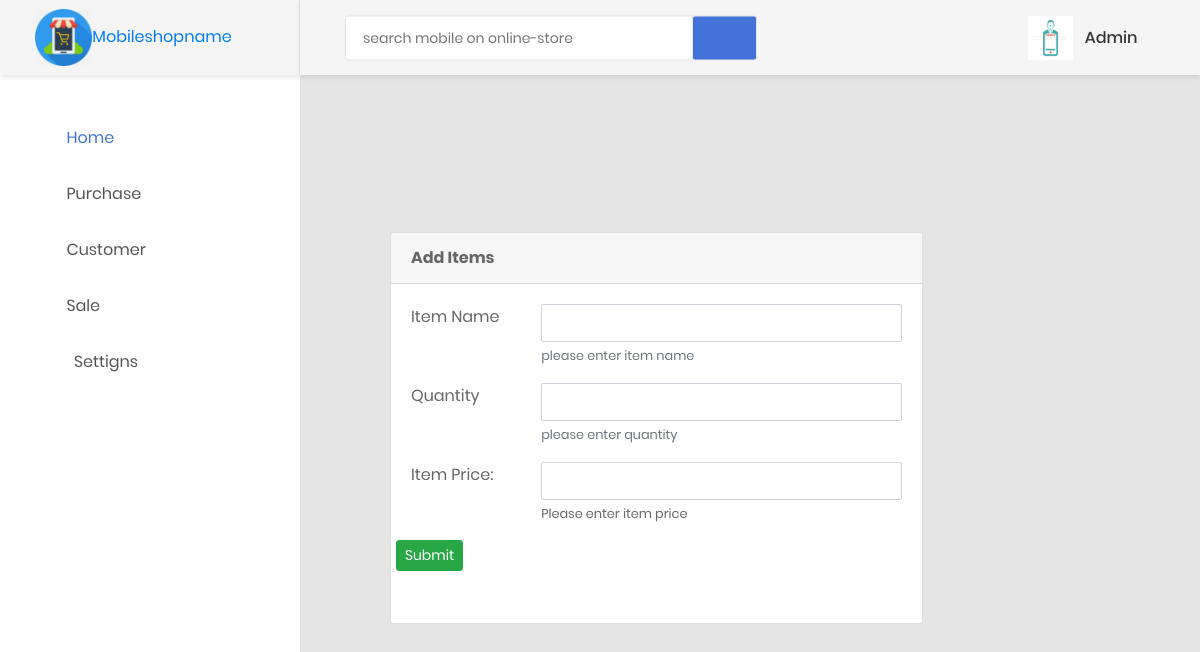
The page /17/update (signed in) on the database as committed earlier.
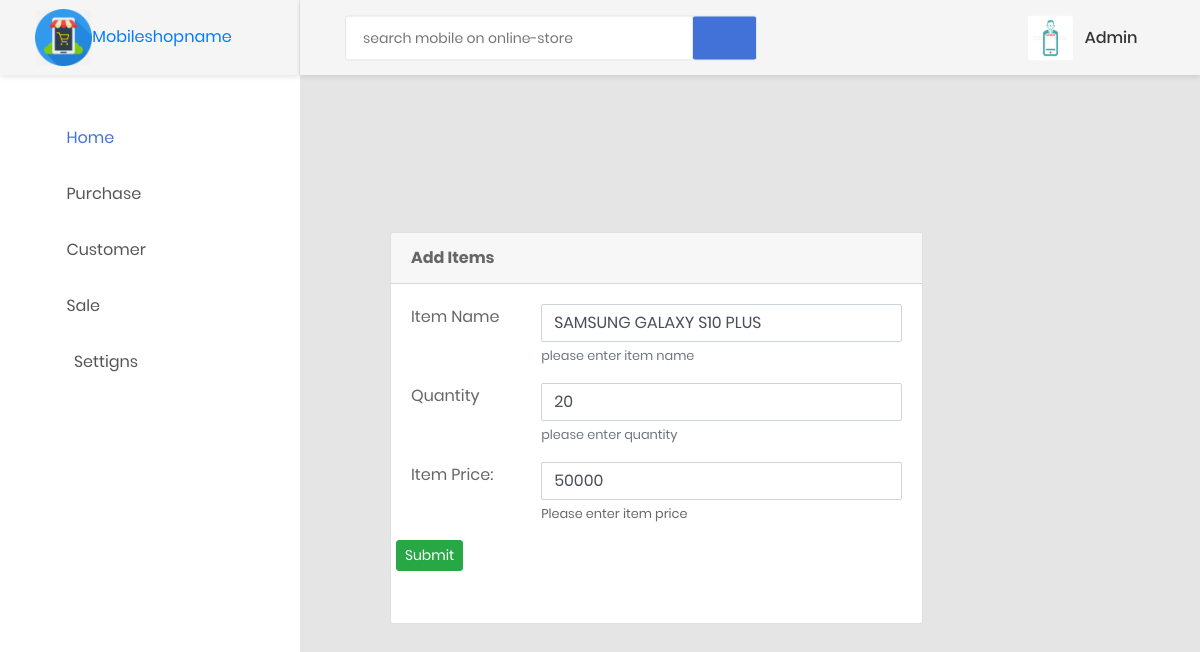
The same page on the database as committed later.
### models/create_models.py (models this page shows, shortened)
class Items(db.Model):
    __tablename__='items'
    i_id = db.Column(db.Integer, primary_key=True)
    item_name = db.Column(db.String(255), nullable=False)
    item_quantity = db.Column(db.String(255), nullable=False)
    item_price = db.Column(db.String(255), nullable=False)
    barcode = db.Column(db.LargeBinary)
    purchase_date = db.Column(db.DateTime, nullable=False, default=datetime.utcnow)
    modified_date = db.Column(db.DateTime, nullable=False, default=datetime.utcnow, onupdate=datetime.utcnow)
    sales = db.relationship("SalesItems", backref="items", lazy='dynamic')
    __table_args__ = (CheckConstraint(item_quantity > -1), {})

### items/items.py (the view, shortened to what this page needs)
@item.route('/<int:id>/update', methods=('GET', 'POST'))
def updateitem(id):
    error = None
    item = Items.query.filter_by(i_id=int(id)).first()
    return render_template('static priya mobile/items/updateitem.html', item=item)

### customers/customers.py (called while the page is built)
@customer.before_app_request
def load_logged_in_user():
    user_id = session.get('user_id')
    if user_id is None:
        g.user = None
    else:
        g.user = User.query.filter_by(id=user_id).first()

### users/adduser.py (called while the page is built)
@auth.before_app_request
def load_logged_in_user():
    user_id = session.get('user_id')
    if user_id is None:
        g.user = None
    else:
        g.user = User.query.filter_by(id=user_id).first()

### templates/static priya mobile/items/updateitem.html
{% extends 'static priya mobile/base1.html' %}
{% block content %}
{% if g.user %}
             <div class="main-content">
                    <div class="section__content section__content--p30">
                    <div class="container-fluid">
                        <div class="row">
                            <div class="col-lg-9">
                                <div class="card">
                                    <div class="card-header">
                                        <strong>Add Items</strong>
                                    </div>
                                    <div class="card-body card-block">
                                        <form action="" method="post" enctype="multipart/form-data" class="form-horizontal">
                                            <div class="row form-group">
                                                <div class="col col-md-3">
                                                    <label for="iname" class=" form-control-label">Item Name</label>
                                                </div>
                                                <div class="col-12 col-md-9">
                                                    <input type="text" id="iname" name="iname" value="{{ request.form['item_name'] or item['item_name']}}" class="form-control" required>
                                                    <small class="form-text text-muted">please enter item name</small>
                                                </div>
                                            </div>
                                            <div class="row form-group">
                                                <div class="col col-md-3">
                                                    <label for="quantity" class=" form-control-label">Quantity</label>
                                                </div>
                                                <div class="col-12 col-md-9">
                                                    <input type="text" id="quantity" name="quantity" value="{{ request.form['item_quantity'] or item['item_quantity']}}" class="form-control" required>
                                                    <small class="form-text text-muted">please enter quantity </small>
                                                </div>
                                            </div>
                                            <div class="row form-group">
                                                <div class="col col-md-3">
                                                    <label for="price" class=" form-control-label">Item Price:</label>
                                                </div>
                                                <div class="col-12 col-md-9">
                                                    <input type="text" id="price" name="price" value="{{ request.form['item_price'] or item['item_price']}}" class="form-control" required>
                                                    <small class="help-block form-text">Please enter item price</small>
                                                </div>
                                            </div>
                                            <div class="row form-group">
                                            <div class="form-actions form-group">
                                                <button type="submit" class="btn btn-success btn-sm">Submit</button>
                                            </div>
                                            </div>
                                        </form>
                                    </div>
                                </div>
                            </div>
                        </div>
                    </div>
            </div>
{% endif %}
                 {% endblock %}

Rows that differ between the two databases and show on the page:
added Items: iname "SAMSUNG GALAXY S10 PLUS", quantity "20", price "50000"
